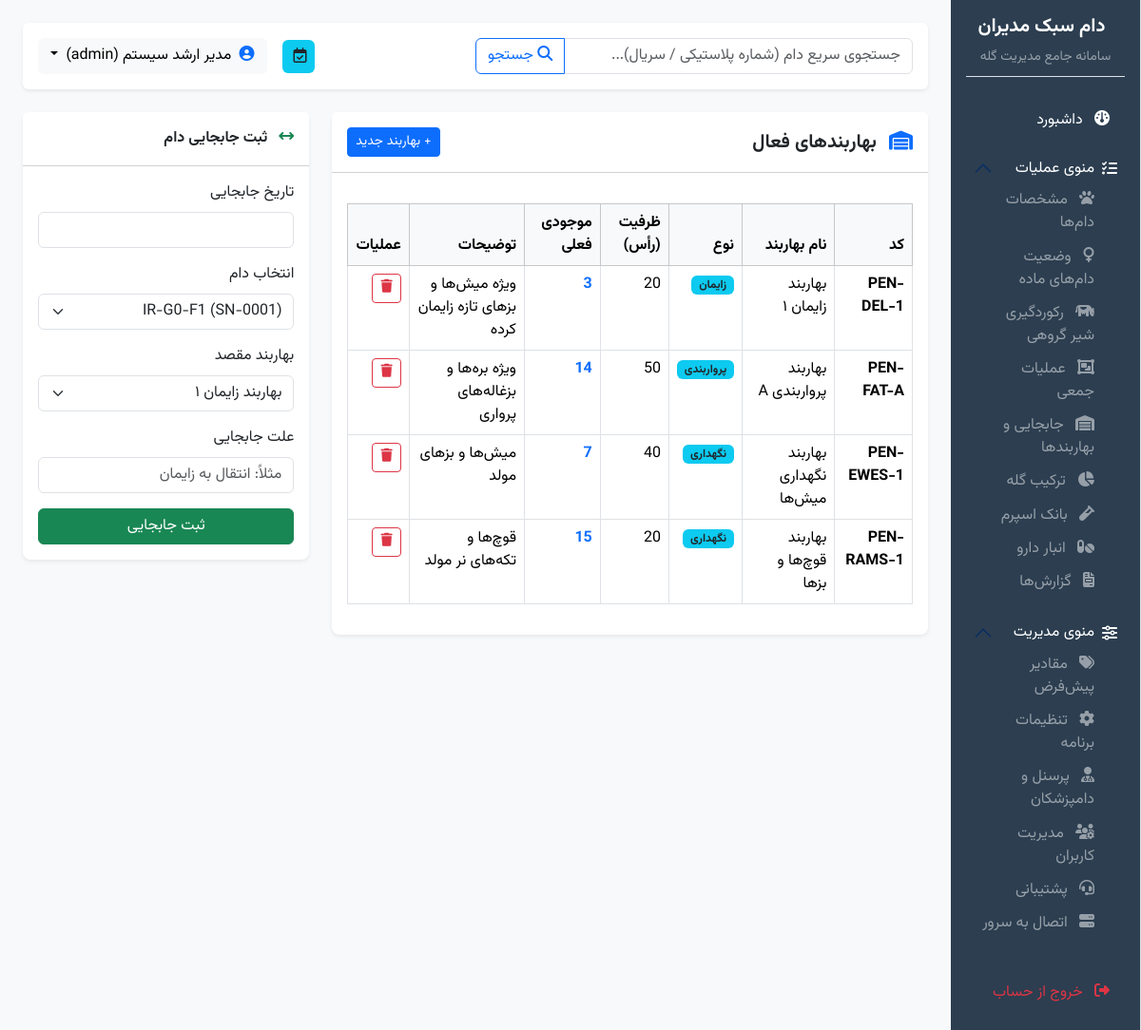
The page /pens (signed in) on the database its author committed.
### app/models/user.py (models this page shows, shortened)
class User(UserMixin, db.Model):
    __tablename__ = 'users'
    id = db.Column(db.Integer, primary_key=True)
    username = db.Column(db.String(64), unique=True, nullable=False, index=True)
    password_hash = db.Column(db.String(256), nullable=False)
    full_name = db.Column(db.String(128), nullable=True)
    role = db.Column(db.Enum(UserRole), default=UserRole.DATA_ENTRY, nullable=False)
    is_active = db.Column(db.Boolean, default=True, nullable=False)
    created_at = db.Column(db.DateTime, default=lambda: datetime.now(timezone.utc), nullable=False)

### app/models/pen.py (models this page shows, shortened)
class Pen(db.Model):
    __tablename__ = 'pen'
    id = db.Column(db.Integer, primary_key=True)
    name = db.Column(db.String(100), nullable=False)
    code = db.Column(db.String(50), unique=True, nullable=False)
    capacity = db.Column(db.Integer, default=0, nullable=False)
    pen_type = db.Column(db.String(50), nullable=True) # e.g. زایمان, پرواربندی, نگهداری
    notes = db.Column(db.Text, nullable=True)
    animals = db.relationship('Animal', backref='current_pen', foreign_keys='Animal.current_pen_id', lazy='dynamic')

### app/routes/pens.py (the view)
@bp.route('/pens')
@login_required
def list():
    pens = Pen.query.all()
    form = PenForm()
    move_form = PenMovementForm()
    move_form.animal_id.choices = [(a.id, f"{a.plastic_tag} ({a.serial_number})") for a in Animal.query.filter_by(status=AnimalStatus.ALIVE).all()]
    move_form.to_pen_id.choices = [(p.id, p.name) for p in pens]
    return render_template('pens/list.html', pens=pens, form=form, move_form=move_form)

### app/forms/pen.py
class PenForm(FlaskForm):
    name = StringField('نام بهاربند', validators=[DataRequired(message='نام بهاربند الزامی است.')])
    code = StringField('کد بهاربند', validators=[DataRequired(message='کد بهاربند الزامی است.')])
    capacity = IntegerField('ظرفیت (رأس)', default=0, validators=[DataRequired()])
    pen_type = SelectField('نوع بهاربند', choices=[
        ('زایمان', 'زایمان'),
        ('پرواربندی', 'پرواربندی'),
        ('نگهداری', 'نگهداری / عمومی'),
        ('قرنطینه', 'قرنطینه'),
        ('بیمارستان', 'بیمارستان')
    ], validators=[DataRequired()])
    notes = TextAreaField('توضیحات', validators=[Optional()])
    submit = SubmitField('ثبت بهاربند')

class PenMovementForm(FlaskForm):
    date = JalaliDateField('تاریخ جابجایی', validators=[DataRequired()])
    animal_id = SelectField('دام', choices=[], coerce=int, validators=[DataRequired(message='انتخاب دام الزامی است.')])
    to_pen_id = SelectField('بهاربند مقصد', choices=[], coerce=int, validators=[DataRequired(message='انتخاب بهاربند مقصد الزامی است.')])
    reason = StringField('علت جابجایی', validators=[Optional()])
    submit = SubmitField('ثبت جابجایی')

### app/forms/fields.py (called while the page is built)
    def _value(self):
        if self.data:
            return to_jalali(self.data)
        return ""

### app/templates/pens/list.html (shortened to what this page needs)
{% extends "base.html" %}
{% import "partials/_datatable.html" as dt %}
{% block content %}
<div class="row g-4 mb-4">
    <div class="col-md-8">
        <div class="card shadow-sm border-0">
            <div class="card-header bg-white py-3 d-flex justify-content-between align-items-center">
                <h5 class="m-0 fw-bold"><i class="fa-solid fa-warehouse text-primary me-2"></i> بهاربندهای فعال</h5>
                <button class="btn btn-primary btn-sm" data-bs-toggle="modal" data-bs-target="#addPenModal">+ بهاربند جدید</button>
            </div>
            <div class="card-body">
                <div class="table-responsive">
                    <table id="pensTable" class="table table-hover table-bordered">
                        <thead class="table-light">
                            <tr><th>کد</th><th>نام بهاربند</th><th>نوع</th><th>ظرفیت (رأس)</th><th>موجودی فعلی</th><th>توضیحات</th><th>عملیات</th></tr>
                        </thead>
                        <tbody>
                            {% for p in pens %}
                            <tr>
                                <td><strong>{{ p.code }}</strong></td>
                                <td>{{ p.name }}</td>
                                <td><span class="badge bg-info text-dark">{{ p.pen_type }}</span></td>
                                <td>{{ p.capacity }}</td>
                                <td class="fw-bold text-primary">{{ p.animals.count() }}</td>
                                <td>{{ p.notes or '---' }}</td>
                                <td>
                                    <form method="POST" action="{{ url_for('pens.delete', id=p.id) }}" class="d-inline" onsubmit="return confirm('آیا از حذف این بهاربند مطمئن هستید؟');">
                                        <button type="submit" class="btn btn-sm btn-outline-danger"><i class="fa-solid fa-trash"></i></button>
                                    </form>
                                </td>
                            </tr>
                            {% endfor %}
                        </tbody>
                    </table>
                </div>
            </div>
        </div>
    </div>
    <div class="col-md-4">
        <div class="card shadow-sm border-0">
            <div class="card-header bg-white py-3 fw-bold">
                <i class="fa-solid fa-arrows-left-right text-success me-2"></i> ثبت جابجایی دام
            </div>
            <div class="card-body">
                <form method="POST" action="{{ url_for('pens.move') }}">
                    <div class="mb-3">
                        <label class="form-label">تاریخ جابجایی</label>
                        {{ move_form.date(class="form-control pdate") }}
                    </div>
                    <div class="mb-3">
                        <label class="form-label">انتخاب دام</label>
                        {{ move_form.animal_id(class="form-select") }}
                    </div>
                    <div class="mb-3">
                        <label class="form-label">بهاربند مقصد</label>
                        {{ move_form.to_pen_id(class="form-select") }}
                    </div>
                    <div class="mb-3">
                        <label class="form-label">علت جابجایی</label>
                        {{ move_form.reason(class="form-control", placeholder="مثلاً: انتقال به زایمان") }}
                    </div>
                    {{ move_form.submit(class="btn btn-success w-100") }}
                </form>
            </div>
        </div>
    </div>
</div>
{% endblock %}

### app/templates/base.html (shortened to what this page needs)
<!DOCTYPE html>
<html dir="rtl" lang="fa">
<head>
    <link rel="stylesheet" href="https://cdn.jsdelivr.net/npm/bootstrap@5.3.3/dist/css/bootstrap.rtl.min.css">
    <link rel="stylesheet" href="https://cdnjs.cloudflare.com/ajax/libs/font-awesome/6.5.2/css/all.min.css">
    <link rel="stylesheet" href="https://cdn.datatables.net/1.13.7/css/dataTables.bootstrap5.min.css">
    <link rel="stylesheet" href="{{ url_for('static', filename='vendor/persian-datepicker/persian-datepicker.min.css') }}">
    <link rel="stylesheet" href="{{ url_for('static', filename='css/style.css') }}">
</head>
<body>
    {% if current_user.is_authenticated %}
    <div class="container-fluid p-0">
        <div class="row g-0">
            <div class="col-md-3 col-lg-2 sidebar p-3 border-start">
                <div class="text-center mb-4 pb-2 border-bottom">
                    <h5 class="fw-bold text-white">دام سبک مدیران</h5>
                    <small class="text-white-50">سامانه جامع مدیریت گله</small>
                </div>
                <div class="nav flex-column nav-pills me-0" id="sidebarMenu">
                    <a class="nav-link text-white {{ 'active' if request.endpoint == 'dashboard.index' else '' }}" href="{{ url_for('dashboard.index') }}">
                        <i class="fa-solid fa-gauge me-2"></i> داشبورد
                    </a>
                    <div class="accordion accordion-flush my-2" id="accordionOps">
                        <div class="accordion-item bg-transparent text-white border-0">
                            <h2 class="accordion-header" id="headingOps">
                                <button class="accordion-button bg-transparent text-white shadow-none px-2 py-2 fs-6" type="button" data-bs-toggle="collapse" data-bs-target="#collapseOps" aria-expanded="true" aria-controls="collapseOps">
                                    <i class="fa-solid fa-list-check me-2"></i> منوی عملیات
                                </button>
                            </h2>
                            <div id="collapseOps" class="accordion-collapse collapse show" aria-labelledby="headingOps">
                                <div class="accordion-body p-0 ps-3">
                                    <a class="nav-link text-white-50 py-1 fs-7" href="{{ url_for('animals.list') }}"><i class="fa-solid fa-paw me-2"></i> مشخصات دام‌ها</a>
                                    <a class="nav-link text-white-50 py-1 fs-7" href="{{ url_for('animals.female_status') }}"><i class="fa-solid fa-venus me-2"></i> وضعیت دام‌های ماده</a>
                                    <a class="nav-link text-white-50 py-1 fs-7" href="{{ url_for('milk.milk_bulk') }}"><i class="fa-solid fa-cow me-2"></i> رکوردگیری شیر گروهی</a>
                                    <a class="nav-link text-white-50 py-1 fs-7" href="{{ url_for('bulk_operations.index') }}"><i class="fa-solid fa-object-group me-2"></i> عملیات جمعی</a>
                                    <a class="nav-link text-white-50 py-1 fs-7" href="{{ url_for('pens.list') }}"><i class="fa-solid fa-warehouse me-2"></i> جابجایی و بهاربندها</a>
                                    <a class="nav-link text-white-50 py-1 fs-7" href="{{ url_for('herd_composition.index') }}"><i class="fa-solid fa-chart-pie me-2"></i> ترکیب گله</a>
                                    <a class="nav-link text-white-50 py-1 fs-7" href="{{ url_for('sperm_bank.list') }}"><i class="fa-solid fa-vial me-2"></i> بانک اسپرم</a>
                                    <a class="nav-link text-white-50 py-1 fs-7" href="{{ url_for('medicine_warehouse.list') }}"><i class="fa-solid fa-pills me-2"></i> انبار دارو</a>
                                    <a class="nav-link text-white-50 py-1 fs-7" href="{{ url_for('reports.index') }}"><i class="fa-solid fa-file-invoice me-2"></i> گزارش‌ها</a>
                                </div>
                            </div>
                        </div>
                    </div>
                    <div class="accordion accordion-flush my-2" id="accordionAdmin">
                        <div class="accordion-item bg-transparent text-white border-0">
                            <h2 class="accordion-header" id="headingAdmin">
                                <button class="accordion-button bg-transparent text-white shadow-none px-2 py-2 fs-6" type="button" data-bs-toggle="collapse" data-bs-target="#collapseAdmin" aria-expanded="true" aria-controls="collapseAdmin">
                                    <i class="fa-solid fa-sliders me-2"></i> منوی مدیریت
                                </button>
                            </h2>
                            <div id="collapseAdmin" class="accordion-collapse collapse show" aria-labelledby="headingAdmin">
                                <div class="accordion-body p-0 ps-3">
                                    <a class="nav-link text-white-50 py-1 fs-7" href="{{ url_for('admin.defaults') }}"><i class="fa-solid fa-tags me-2"></i> مقادیر پیش‌فرض</a>
                                    <a class="nav-link text-white-50 py-1 fs-7" href="{{ url_for('admin.program_settings') }}"><i class="fa-solid fa-gear me-2"></i> تنظیمات برنامه</a>
                                    <a class="nav-link text-white-50 py-1 fs-7" href="{{ url_for('admin.staff') }}"><i class="fa-solid fa-user-doctor me-2"></i> پرسنل و دامپزشکان</a>
                                    {% if current_user.role.value == 'admin' %}
                                    <a class="nav-link text-white-50 py-1 fs-7" href="{{ url_for('admin.users') }}"><i class="fa-solid fa-users-gear me-2"></i> مدیریت کاربران</a>
                                    {% endif %}
                                    <a class="nav-link text-white-50 py-1 fs-7" href="{{ url_for('admin.support') }}"><i class="fa-solid fa-headset me-2"></i> پشتیبانی</a>
                                    <a class="nav-link text-white-50 py-1 fs-7" href="{{ url_for('admin.server_connection') }}"><i class="fa-solid fa-server me-2"></i> اتصال به سرور</a>
                                </div>
                            </div>
                        </div>
                    </div>
                    <a class="nav-link text-danger mt-4" href="{{ url_for('auth.logout') }}">
                        <i class="fa-solid fa-right-from-bracket me-2"></i> خروج از حساب
                    </a>
                </div>
            </div>
            <div class="col-md-9 col-lg-10 main-content">
                <div class="d-flex justify-content-between align-items-center mb-4 p-3 bg-white rounded shadow-sm">
                    <form action="{{ url_for('animals.search_quick') }}" method="GET" class="d-flex w-50">
                        <div class="input-group">
                            <input type="text" name="q" class="form-control" placeholder="جستجوی سریع دام (شماره پلاستیکی / سریال)..." required>
                            <button class="btn btn-outline-primary" type="submit"><i class="fa-solid fa-magnifying-glass"></i> جستجو</button>
                        </div>
                    </form>
                    <div class="d-flex align-items-center">
                        <span class="badge bg-info text-dark me-3 fs-6 p-2">
                            <i class="fa-regular fa-calendar-check me-1"></i> {{ current_date_jalali }}
                        </span>
                        <div class="dropdown">
                            <button class="btn btn-light dropdown-toggle" type="button" id="userMenu" data-bs-toggle="dropdown">
                                <i class="fa-solid fa-user-circle text-primary me-1"></i> {{ current_user.full_name or current_user.username }} ({{ current_user.role.value }})
                            </button>
                        </div>
                    </div>
                </div>
                {% block content %}{% endblock %}
            </div>
        </div>
    </div>
    <div class="toast-container position-fixed bottom-0 end-0 p-3" style="z-index: 1100;">
    </div>
    {% else %}
    <div class="container py-5">
        {% block auth_content %}{% endblock %}
    </div>
    {% endif %}
</body>
</html>

### app/static/css/style.css (style rules this page uses)
body { font-family: 'Vazirmatn', -apple-system, BlinkMacSystemFont, "Segoe UI", Roboto, "Helvetica Neue", Arial, sans-serif; background-color: #f8f9fa; color: #212529; }
.sidebar { min-height: 100vh; background-color: #2c3e50; color: #ecf0f1; }
.sidebar a { color: #bdc3c7; text-decoration: none; }
.sidebar .nav-link { padding: 0.6rem 1rem; border-radius: 0.25rem; margin-bottom: 0.2rem; }
.main-content { padding: 1.5rem; }
.card { border-radius: 0.5rem; box-shadow: 0 0.125rem 0.25rem rgba(0, 0, 0, 0.075); }
.table-responsive { margin-top: 1rem; }

### rows shown on the page
User: full_name "مدیر ارشد سیستم", role.value "admin"
Pen: code "PEN-DEL-1", name "بهاربند زایمان ۱", pen_type "زایمان", capacity "20", animals.count "3", notes "ویژه میش‌ها و بزهای تازه زایمان کرده"
Pen: code "PEN-FAT-A", name "بهاربند پرواربندی A", pen_type "پرواربندی", capacity "50", animals.count "14", notes "ویژه بره‌ها و بزغاله‌های پرواری"
Pen: code "PEN-EWES-1", name "بهاربند نگهداری میش‌ها", pen_type "نگهداری", capacity "40", animals.count "7", notes "میش‌ها و بزهای مولد"
Pen: code "PEN-RAMS-1", name "بهاربند قوچ‌ها و بزها", pen_type "نگهداری", capacity "20", animals.count "15", notes "قوچ‌ها و تکه‌های نر مولد"
